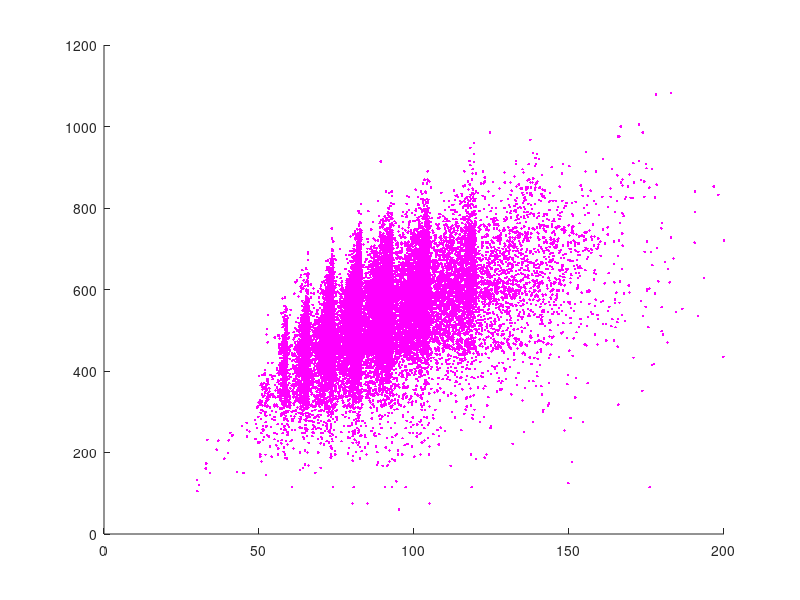

Recreate this plot in MATLAB. (Note: this script raises an error after producing the figure.)
clear;

load data.csv;

I_m = data(:,1) == 1.0;
I_f = data(:,1) == 0.0;

male = data(I_m,:);
female = data(I_f,:);

[S I] = sort(male(:,2));
male = male(I,:);

bw_m = male(:,2);
bw_f = female(:,2);

sq_m = male(:,3);
sq_f = female(:,3);

bp_m = male(:,4);
bp_f = female(:,4);

dl_m = male(:,5);
dl_f = female(:,5);

total_m = sq_m + bp_m + dl_m;
total_f = sq_f + bp_f + dl_f;

male = [male total_m];
female = [female total_f];

scatter(bw_m,total_m,[],'m','.');
hold on;

m = length(bw_m);
N = 20;
COC = zeros(0,6);
BOC = zeros(0,6);

for i=1:N,
  weight_bucket = bucket(male,2,N,i);
  ccrop = bucket(weight_bucket,-6,10,1);
  bcrop = bucket(weight_bucket,-6,10,9);
  COC = [COC; ccrop];
  BOC = [BOC; bcrop];
end;

scatter(COC(:,2),COC(:,6),[],'y','.');
scatter(BOC(:,2),BOC(:,6),[],'c','.');

y = COC(:,6);
nz = (COC(:,2)/200).^(2.0/3);

X = [ones(size(nz))];% nz nz.^2 nz.^3 nz.^4 nz.^5 nz.^6];
for i=1:6,
  X = [X nz.^i];
end;

theta = zeros(6,1);

covar = X' * X;

theta1 = y' * X * inv(covar);
theta1 = theta1';

disp(rmse(X*theta1,y));

t = (20:200)';
u = (t / 200).^(2.0/3);
X = [ones(size(u))];% u u.^2 u.^3 u.^4 u.^5 u.^6];
for i=1:6,
  X = [X u.^i];
end;
f = X*theta1;
plot(t,f,'g',"linewidth",3);

% Now fit 9th decile

y = BOC(:,6);
nz = (BOC(:,2)/200).^(2.0/3);

X = [ones(size(nz))];% nz nz.^2 nz.^3 nz.^4 nz.^5 nz.^6];
for i=1:6,
  X = [X nz.^i];
end;

theta0 = zeros(6,1);

covar = X' * X;

theta0 = y' * X * inv(covar);
theta0 = theta0';

disp(rmse(X*theta0,y));

t = (20:200)';
u = (t / 200).^(2.0/3);
X = [ones(size(u))];% u u.^2 u.^3 u.^4 u.^5 u.^6];
for i=1:6,
  X = [X u.^i];
end;
g = X*theta0;
plot(t,g,'k',"linewidth",3);
axis([0,200,0,1000]);



